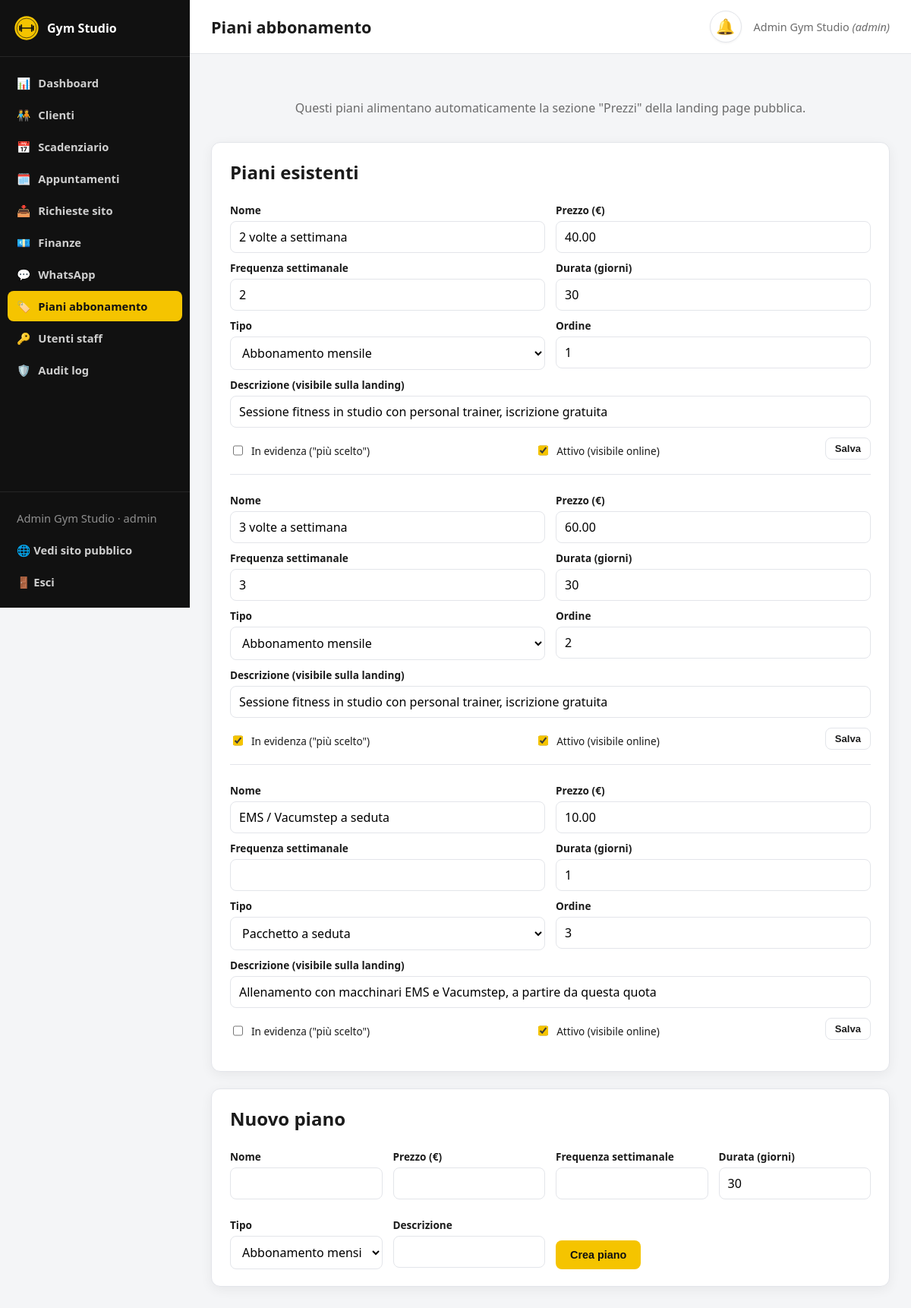
The app's page /admin/piani.php (signed in) with its own data.
### tables this page shows
CREATE TABLE IF NOT EXISTS tenants (
  id INT UNSIGNED AUTO_INCREMENT PRIMARY KEY,
  slug VARCHAR(64) NOT NULL UNIQUE,
  nome VARCHAR(150) NOT NULL,
  logo_path VARCHAR(255) NULL,
  colore_primario VARCHAR(7) NOT NULL DEFAULT '#f5c400',
  colore_secondario VARCHAR(7) NOT NULL DEFAULT '#111111',
  indirizzo VARCHAR(255) NULL,
  cap VARCHAR(10) NULL,
  citta VARCHAR(100) NULL,
  telefono VARCHAR(30) NULL,
  whatsapp_numero VARCHAR(30) NULL,
  email VARCHAR(150) NULL,
  orari_apertura TEXT NULL,
  claim VARCHAR(255) NULL,
  descrizione TEXT NULL,
  attivo TINYINT(1) NOT NULL DEFAULT 1,
  created_at DATETIME NOT NULL DEFAULT CURRENT_TIMESTAMP,
  updated_at DATETIME NOT NULL DEFAULT CURRENT_TIMESTAMP ON UPDATE CURRENT_TIMESTAMP
);

CREATE TABLE IF NOT EXISTS tipi_abbonamento (
  id INT UNSIGNED AUTO_INCREMENT PRIMARY KEY,
  tenant_id INT UNSIGNED NOT NULL,
  nome VARCHAR(150) NOT NULL,
  descrizione VARCHAR(255) NULL,
  prezzo DECIMAL(10,2) NOT NULL,
  frequenza_settimanale TINYINT UNSIGNED NULL,
  durata_giorni INT UNSIGNED NOT NULL DEFAULT 30,
  tipo ENUM('abbonamento','pacchetto_seduta') NOT NULL DEFAULT 'abbonamento',
  in_evidenza TINYINT(1) NOT NULL DEFAULT 0,
  ordine INT UNSIGNED NOT NULL DEFAULT 0,
  attivo TINYINT(1) NOT NULL DEFAULT 1,
  created_at DATETIME NOT NULL DEFAULT CURRENT_TIMESTAMP,
  CONSTRAINT fk_tipiabb_tenant FOREIGN KEY (tenant_id) REFERENCES tenants(id) ON DELETE CASCADE
);

### admin/piani.php (the view, shortened to what the rows shown need)
<?php
$pageTitle = 'Piani abbonamento';
require __DIR__ . '/_header.php';
$piani = TipoAbbonamento::all();
?>
<section class="panel">
  <h2>Piani esistenti</h2>
  <?php foreach ($piani as $p): ?>
    <form method="post" class="template-form">
      <div class="form-row-split">
        <div><label>Nome</label><input type="text" name="nome" value="<?= htmlspecialchars($p['nome']) ?>" required></div>
        <div><label>Prezzo (€)</label><input type="number" step="0.01" name="prezzo" value="<?= $p['prezzo'] ?>" required></div>
      </div>
      <div class="form-row-split">
        <div><label>Frequenza settimanale</label><input type="number" name="frequenza_settimanale" value="<?= htmlspecialchars((string) $p['frequenza_settimanale']) ?>"></div>
        <div><label>Durata (giorni)</label><input type="number" name="durata_giorni" value="<?= $p['durata_giorni'] ?>" required></div>
      </div>
      <div class="form-row-split">
        <div>
          <label>Tipo</label>
          <select name="tipo">
            <option value="abbonamento" <?= $p['tipo'] === 'abbonamento' ? 'selected' : '' ?>>Abbonamento mensile</option>
            <option value="pacchetto_seduta" <?= $p['tipo'] === 'pacchetto_seduta' ? 'selected' : '' ?>>Pacchetto a seduta</option>
          </select>
        </div>
        <div><label>Ordine</label><input type="number" name="ordine" value="<?= $p['ordine'] ?>"></div>
      </div>
      <label>Descrizione (visibile sulla landing)</label>
      <input type="text" name="descrizione" value="<?= htmlspecialchars($p['descrizione'] ?? '') ?>">
      <div class="template-actions">
        <label class="checkbox-label"><input type="checkbox" name="in_evidenza" value="1" <?= $p['in_evidenza'] ? 'checked' : '' ?>> In evidenza ("più scelto")</label>
        <label class="checkbox-label"><input type="checkbox" name="attivo" value="1" <?= $p['attivo'] ? 'checked' : '' ?>> Attivo (visibile online)</label>
        <button class="btn btn-outline btn-sm" type="submit">Salva</button>
      </div>
    </form>
  <?php endforeach; ?>
</section>
<section class="panel">
  <h2>Nuovo piano</h2>
</section>
<?php require __DIR__ . '/_footer.php'; ?>

### admin/_header.php (shortened to what the rows shown need)
<?php
require __DIR__ . '/../src/bootstrap.php';
$user = Auth::user();
$base = Config::baseUrl();
$tenant = Tenant::data();
?>
<!DOCTYPE html>
<html lang="it">
<head>
<link rel="stylesheet" href="<?= $base ?>/css/admin.css?v=<?= @filemtime(__DIR__ . '/../css/admin.css') ?: '1' ?>">
</head>
<body>
<div class="admin-shell">
  <aside class="sidebar" id="sidebar">
    <div class="sidebar-brand">
      <img src="<?= $base ?>/assets/logo.svg" alt="">
      <span><?= htmlspecialchars($tenant['nome'] ?? 'Gym Studio') ?></span>
    </div>
    <div class="sidebar-footer">
      <span class="nav-link" style="color:#8f8f8f;font-weight:500;"><?= htmlspecialchars($user['nome'] . ' ' . $user['cognome']) ?> · <?= htmlspecialchars($user['ruolo']) ?></span>
      <a href="<?= $base ?>/" target="_blank" class="nav-link">🌐 Vedi sito pubblico</a>
      <a href="<?= $base ?>/admin/logout.php" class="nav-link">🚪 Esci</a>
    </div>
  </aside>
  <div class="main-col">
    <header class="topbar">
      <h1><?= htmlspecialchars($pageTitle ?? '') ?></h1>
      <div class="topbar-right">
        <div class="topbar-user">
          <span><?= htmlspecialchars($user['nome'] . ' ' . $user['cognome']) ?> <em>(<?= htmlspecialchars($user['ruolo']) ?>)</em></span>
        </div>
      </div>
    </header>
    <main class="content">

### records on screen
tenants: nome "Gym Studio", nome "Admin Gym Studio"
tipi_abbonamento: nome "2 volte a settimana", prezzo "40.00", frequenza_settimanale "2", durata_giorni "30", tipo "Abbonamento mensile", ordine "1", descrizione "Sessione fitness in studio con personal trainer, iscrizione gratuita", attivo "☑"
tipi_abbonamento: nome "3 volte a settimana", prezzo "60.00", frequenza_settimanale "3", durata_giorni "30", tipo "Abbonamento mensile", ordine "2", descrizione "Sessione fitness in studio con personal trainer, iscrizione gratuita", in_evidenza "☑", attivo "☑"
tipi_abbonamento: nome "EMS / Vacumstep a seduta", prezzo "10.00", durata_giorni "1", tipo "Pacchetto a seduta", ordine "3", descrizione "Allenamento con macchinari EMS e Vacumstep, a partire da questa quota", attivo "☑"

### other values on screen
$icon "📊 🧑‍🤝‍🧑 📅 🗓️ 📥 💶 💬 🏷️ 🔑 🛡️"
$label "Dashboard Clienti Scadenziario Appuntamenti Richieste sito Finanze WhatsApp Piani abbonamento Utenti staff Audit log"
$user['ruolo'] "admin"
$pageTitle "Piani abbonamento"
